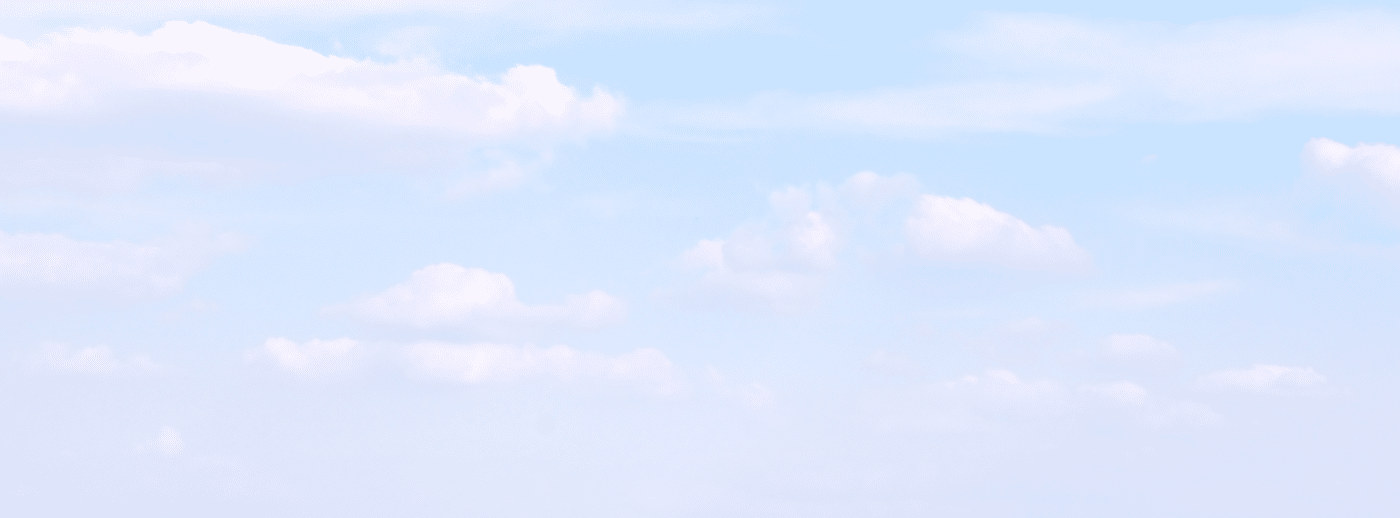
#> input picture images/backgrounds/cloud2.png, 1400 x 518 px
$ python main.py
#> lines starting #> are read from the running program, lines starting #| are printed output that depends on the picture
### background.py
import constants
import random
from utils import *
from tkinter import *
from PIL import ImageTk, Image
from explosions import *

class SkyGround():
  image = None

  def  __init__( self ):
    self.p = Point( 0, 0, HORIZON_DISTANCE )
    self.oType = OBJECT_TYPE_NONE

    if not SkyGround.image:
      img = Image.open( "images/backgrounds/cloud2.png" )
#> img is the input picture: PIL image 1400x518 P; mean R, G, B 220.7, 231.7, 253.2
      img = img.resize( ( 2000, 500 ) )
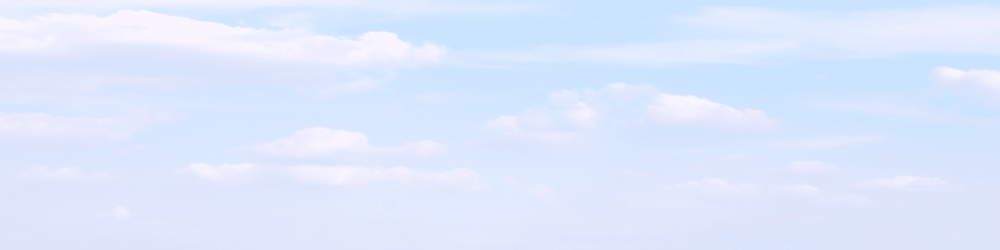
#> img: PIL image 2000x500 P (shown at 1/2 size); mean R, G, B 220.7, 231.7, 253.2

      SkyGround.image = ImageTk.PhotoImage( img )

  # [11 lines left out: function draw, not called in this run]

class Mountain():
  '''
    Triangle mountains.
    Mountain is defined by X coordinate, width, Height, and Z position (distance from camera)
        TT
       TTTT
      BBBBBB
     BBBBBBBB
    BBBBBBBBBB
    X
    |--- W --|

    To generate a range of mountains..

    for z in( MAX_MTN_DISTANCE, MAX_MTN_DISTANCE * .75, MAX_MTN_DISTANCE * .5 ):
      for _ in range( 1, MTN_PER_LAYER ):
        self.bg_objects.append( Mountain( random.randint( MIN_WORLD_X - 1000,
                                                          MAX_WORLD_X + 1000 ),
                                          random.randint( MAX_MTN_WIDTH / 4, MAX_MTN_WIDTH ),
                                          random.randint( MAX_MTN_HEIGHT / 4, MAX_MTN_HEIGHT ),


  '''
  # [26 lines left out: functions __init__, draw, not called in this run]

class MountainImg():
  image = None

  def __init__( self, x, y, z ):
#> called with x = 200, y = 0, z = 5000
    self.p = Point( x, y, z )
    self.oType = OBJECT_TYPE_NONE

    if not MountainImg.image:
      img = Image.open( "images/backgrounds/Mountains1.gif" )
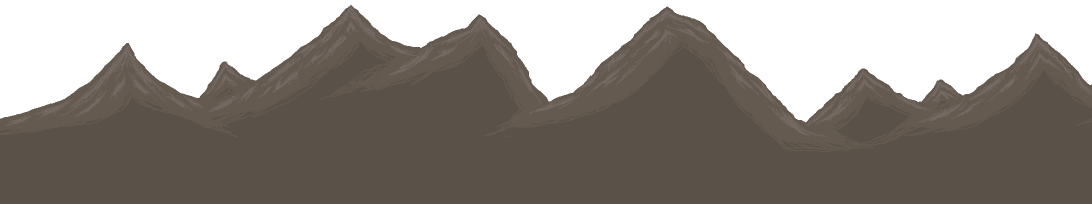
#> input picture images/backgrounds/Mountains1.gif, 2184 x 408 px (shown at 1/2 size)
#> img is the input picture: PIL image 2184x408 P; mean R, G, B, A 63.5, 57.1, 50.9, 172.9
      img = img.resize( ( 3000, 250 ) )
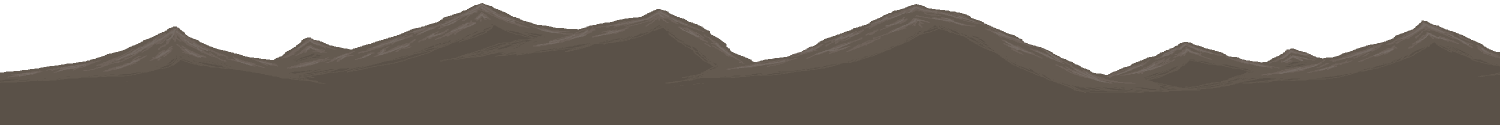
#> img: PIL image 3000x250 P (shown at 1/2 size); mean R, G, B, A 63.5, 57.1, 50.9, 172.9; transparent parts drawn white

      MountainImg.image = ImageTk.PhotoImage( img )

  def draw( self, e, p ):
    e.canvas.create_image( p.x, p.y - 100, image=MountainImg.image )

class HillImg():
  image = None

  def __init__( self, x, y, z ):
#> called with x = 200, y = 0, z = 2500
    self.p = Point( x, y, z )
    self.oType = OBJECT_TYPE_NONE

    if not HillImg.image:
      img = Image.open( "images/backgrounds/Mountains2.gif" )
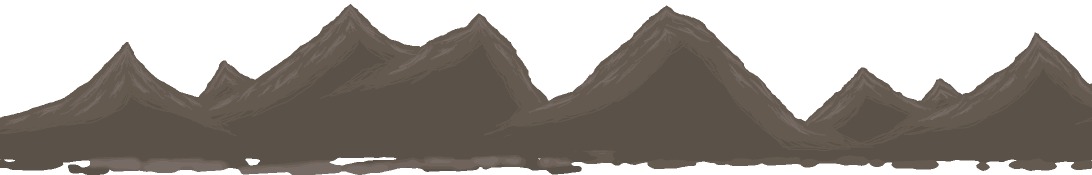
#> input picture images/backgrounds/Mountains2.gif, 2183 x 350 px (shown at 1/2 size)
#> img is the input picture: PIL image 2183x350 P; mean R, G, B, A 161, 155.4, 149.9, 150.7
      img = img.resize( ( 4000, 150 ) )
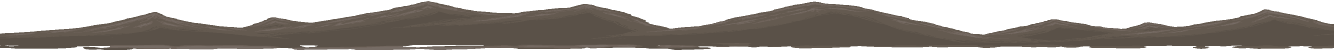
#> img: PIL image 4000x150 P (shown at 1/3 size); mean R, G, B, A 161, 155.4, 149.9, 150.7; transparent parts drawn white
      HillImg.image = ImageTk.PhotoImage( img )

  def draw( self, e, p ):
    pass
    e.canvas.create_image( p.x, p.y - 40, image=HillImg.image )

class Cloud():
  images = []
  ud_index = 0
  offset = [ 50, 25, 12 ]

  def __init__( self, x, y, z ):
    self.oType = OBJECT_TYPE_NONE
    self.p = Point( x, y, z )
    self.colRect = ( -3, 3, 3, 0 )

    if z < HORIZON_DISTANCE / 5:
      self.imgIx = 0
    elif z < HORIZON_DISTANCE / 3:
      self.imgIx = 1
    else:
      self.imgIx = 2

    Cloud.ud_index += 1
    self.checkTimer = Cloud.ud_index # Just to stagger the checks.

    if not Cloud.images:
      img = Image.open( "images/backgrounds/cloud.gif" )
      Cloud.images.append( ImageTk.PhotoImage( img ) )
      img2 = img.resize( ( 200, 100 ) )
      Cloud.images.append( ImageTk.PhotoImage( img2 ) )
      img2 = img.resize( ( 100, 50 ) )
      Cloud.images.append( ImageTk.PhotoImage( img2 ) )

  # [16 lines left out: function update, not called in this run]

  def draw( self, e, p ):
    e.canvas.create_image( p.x, p.y - Cloud.offset[ self.imgIx ], image=Cloud.images[ self.imgIx ] )

class Rock():
  image = None

  def __init__( self, x, y, z ):
    self.p = Point( x, y, z )
    self.oType = OBJECT_TYPE_NONE

    if not Rock.image:
      img = Image.open( "images/backgrounds/rock1.gif" )
      Rock.image = ImageTk.PhotoImage( img )

  def draw( self, e, p ):
    e.canvas.create_image( p.x, p.y, image=Rock.image )

class Grass():
  image = None

  # [8 lines left out: function __init__, not called in this run]

  def draw( self, e, p ):
    e.canvas.create_image( p.x, p.y, image=Grass.image )

class Tree():
  images = []
  offsets = [ 50, 117, 39, 20 ]
  # [23 lines left out: function __init__, not called in this run]

  def draw( self, e, p ):
    e.canvas.create_image( p.x, p.y - Tree.offsets[ self.imgIndex ], image=Tree.images[ self.imgIndex ] )

class Base():
  image = None

  # [23 lines left out: functions __init__, processMessage, update, not called in this run]

  def draw( self, e, p ):
    e.canvas.create_image( p.x - 30, p.y - 50, image=Base.image )
    e.canvas.create_text( p.x - 50, p.y + 50, text=self.label, fill='black' )

class CityBuildings():
  imgInfo =\
  [
    # Row 1
    [ None,  32,  13,  55, 265 ],  # PhotoImage, x,y,w,h
    [ None, 116,   7, 135, 296 ],
    [ None, 259,  10,  77, 126 ],
    [ None, 343,   2,  45, 196 ],
    [ None, 399,  15,  52, 504 ],
    [ None, 462,   6, 107, 279 ],
    [ None, 585,  11,  54, 249 ],
    [ None, 640,  11, 120, 193 ],
    [ None, 882,   6,  51, 328 ],
    # Row 2
    [ None,  20, 291,  77, 396 ],
    [ None, 137, 334,  96, 393 ],
    [ None, 284, 268, 100, 427 ],
    [ None, 556, 289, 86,  397 ],
  ]

  numBuildings = len( imgInfo )

  # [45 lines left out: functions __init__, processMessage, update, draw, buildCity, not called in this run]

class EBuilding(): # from miscBuildings.gif
  imgInfo = \
  [
    # First row
    [ None,   4,   3, 153, 94 ],  # PhotoImage, x,y,w,h
    [ None, 164,   3, 151, 93 ],
    [ None, 322,   9,  84, 88 ],
    [ None, 413,   9,  85, 88 ],
    [ None, 506,  10, 128, 38 ],
    [ None, 637,  10, 127, 38 ],
    [ None, 507,  51, 173, 63 ],
    [ None, 687,  50,  86, 64 ],
    # Row 2
    [ None,   3, 104, 126, 85 ],
    [ None,   3, 104, 126, 85 ],
    [ None, 363, 103,  96, 85 ],
    [ None, 463, 118,  54, 77 ],
    [ None, 523, 121,  54, 74 ],
    [ None, 580, 118,  98, 77 ],
    [ None, 681, 118,  96, 77 ],
    # Row 3
    [ None,   3, 193,  90, 67 ],
    [ None,   3, 193,  90, 67 ],
    [ None, 189, 189,  67, 71 ],
    [ None, 328, 198,  46, 62 ],
    [ None, 424, 197,  93, 62 ],
    [ None, 518, 197,  93, 62 ],
    [ None, 619, 208,  95, 51 ],
    [ None, 715, 208,  68, 51 ],
    # Row 6
    [ None,   4, 427, 120, 47 ],
    [ None, 128, 429, 122, 45 ],
  ]

  numBuildings = len( imgInfo )

  # [54 lines left out: functions __init__, processMessage, update, draw, buildEBase, not called in this run]

### utils.py
'''
Utilities / Classes

Point
  include x,y,z but some functions ignore Z

Vector

For now we'll stick with 2D
'''

import math
from constants import *

def distance( x1, y1, x2, y2 ):
  return math.sqrt( ( x1 - x2 ) ** 2 + ( y1 - y2 ) ** 2 )

# given p1, p2, return p3 which is the point dis along the line from p1 to p2
# [5 lines left out: function pointAlong, not called in this run]

class Point():
  def __init__( self, x=0, y=0, z=0 ):
    self.x = x
    self.y = y
    self.z = z

  def distanceTo( self, p ):
     return math.sqrt( ( self.x - p.x ) ** 2 + ( self.y - p.y ) ** 2 + self.z - p.z )

  # [20 lines left out: function directionTo, not called in this run]

  def move( self, v ):
    self.x += v.dx()
    self.y += v.dy()

class Vector():
  # [16 lines left out: functions __init__, add, not called in this run]

  def direction( self ):
    return self.direction

  def dx( self ):
    return self.magnitude * math.cos( self.direction )

  def dy( self ):
    return self.magnitude * math.sin( self.direction )

  def flipx( self ):
    self.direction = vec_dir( -self.dx(), self.dy() )

  def flipy( self ):
    self.direction = vec_dir( self.dx(), -self.dy() )

  def dot( self, angle ):
    theta = math.fabs( self.direction - angle )
    return self.magnitude * math.cos( theta )

# [32 lines left out: functions vecFromComps, vec_dir, vectorDiff, not called in this run]

'''
Given a Camera at c and a point at p, compute the screen coordinates

See projection.jpg
'''
# [25 lines left out: function projection, not called in this run]

# See if these two objects have collided. Objects have a Point p indicating
# their world position and a colRect tuple indicating the ( x left, y top, x right, y bottom )
# collision rectangle in relative world coords to p. We assume constant Z and ignore.
# Collision detection is done using screen coordinates since that's the player sees.
# and may not correspond perfectly based on sprite shape.

WarningFlag = True

# [131 lines left out: functions collisionCheck, displayColRect, distanceToObjectType, showSI, not called in this run]

class dbgPoint(): # Debug point
  # [4 lines left out: function __init__, not called in this run]

  def processMessage( self, message, param=None ):
    pass

  def update( self, e ):
    return True

  def draw( self, e ):
    proj = projection( e.camera, self.p )
    e.canvas.create_rectangle( proj.x - 1, proj.y - 1, proj.x, proj.y, outline="red" )

### main.py
#!/usr/bin/python
import tkinter.font as tkFont
from constants import *
import time, math
from utils import *
from background import *
from helicopter import *
from missiles import *
from explosions import *
from jeep import *
from tank import *
from planes import *
from enemyAI import *
import random

class displayEngine():
  def __init__( self ):
    self.root = Tk()
    self.root.title( "Chopper" )
    self.canvas = Canvas( self.root, width=SCREEN_WIDTH, height=SCREEN_HEIGHT )
    self.canvas.pack()

    #self.debugCoords = True # Show x,y and collision box
    self.debugCoords = False
    self.chopper = None
    self.highScore = 0
    self.statusMessages = []
    self.statusMsgTime = 0
    self.statusMsgCurrent = None
    self.msgQ = [] # Q of messages to loosely couple messaging
    self.newGameTimer = 0
    self.currentCamOff = -20 # Start from the left initially to show the City
    self.showDirections = True

    self.newGame()

  def newGame( self ):
    self.camera = Point( 0, 15, CAM_Z )
    self.level = 1
    self.score = 0
    self.numChoppers = NUM_CHOPPERS
    self.newLevel()
    self.fadeInCount = 0

  # This is called from objects probably in the context of update()
  # Take actions later in processMessage() after all update()s have been called.
  def qMessage( self, m, param=None ):
    self.msgQ.append( ( m, param ) )

  # [85 lines left out: functions __processMessage__, modScore, not called in this run]

  def newLevel( self ):
    self.cameraOnHelo = False
    self.enemyBaseDestroyed = False
    self.spawningComplete = False
    self.allEnemiesDestroyed = False
    self.fadeInCount = 0

    self.levelComplete = False
    self.time = 0
    self.bg_objects = [] # Background objects that don't interact with anything.. no collisions or update
    self.objects = [] # buildings / vehicles / smoke / bullets. Things that require updates and collisions
    # Two lists to speed up collision detection and other interactions of objects that can interact.
    # We call update() and check for collisions for objects[]

    # Sky and ground
    self.bg_objects.append( SkyGround() )

    # Mountain range
    self.bg_objects.append( MountainImg( 200, 0, HORIZON_DISTANCE / 2 ) )
    self.bg_objects.append( HillImg( 200, 0, HORIZON_DISTANCE / 4 ) )

    # Clouds.. clouds move so they're active.
    for z in range( 1, 10 ):
      self.objects.append( Cloud( random.randint( MIN_WORLD_X - 1000, MAX_WORLD_X * 2 ),
                                  random.randint( 150, 225 ),
                                  random.randint( HORIZON_DISTANCE / 20,
                                                  HORIZON_DISTANCE / 2 ) ) ) # in front of the mountains
#> this loop made 9 passes
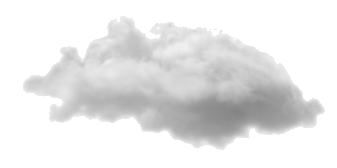
#> input picture images/backgrounds/cloud.gif, 337 x 168 px
    # Rocks
    for z in range( -3, 12, 2 ): # Z is behind projection plane but the math works.
      self.bg_objects.append( Rock( random.randint( 30, MAX_WORLD_X ), 0, z ) )

    # Grass
    for z in range( 25, 40, 1 ):
      self.bg_objects.append( Grass( random.randint( 20, MAX_WORLD_X ), 0, z ) )

    # Trees
    for z in range( 40, 500, 20 ):
      self.bg_objects.append( Tree( random.randint( 20, MAX_WORLD_X ), 0, z ) )

    # Base - active, update replenishes resources
    self.objects.append( Base( 0, 0, 2, label="Base" ) )

    # Create the Chopper
    self.chopper = Helicopter( 0, 0, 1 )
    self.objects.append( self.chopper )

    buildCity( self, MIN_WORLD_X, NUM_CITY_BUILDINGS )
    buildEBase( self, MAX_WORLD_X / 2, NUM_E_BASE_BUILDINGS + self.level * 2 )

    self.objects.append( GameManager( self ) )

    # Sort objects by decreasing Z so closer are drawn on top
    def increaseZ( o ):
      return -o.p.z

    self.bg_objects.sort( key=increaseZ )
    self.objects.sort( key=increaseZ )

  # [5 lines left out: function addObject, not called in this run]

  # Q's a status message to be displayed at the center of the screen.
  def addStatusMessage( self, m, time=50 ):
    self.statusMessages.insert( 0, ( m, time ) ) # list contains (string,time) tuples. Newest to head, pull from end

  def gameOver( self ):
    self.addStatusMessage( "Game Over Man", time=200 )
    self.newGameTimer = 300

  # [112 lines left out: functions update, draw, displayDirections, not called in this run]

def leftHandler( event ):
  e.qMessage( MSG_UI, MSG_ACCEL_L )
def rightHandler( event ):
  e.qMessage( MSG_UI, MSG_ACCEL_R )
def upHandler( event ):
  e.qMessage( MSG_UI, MSG_ACCEL_U )
def downHandler( event ):
  e.qMessage( MSG_UI, MSG_ACCEL_D )

# [17 lines left out: function keyHandler, not called in this run]

# Main
#> (the run stopped early here; a loop or call above may not have finished)
